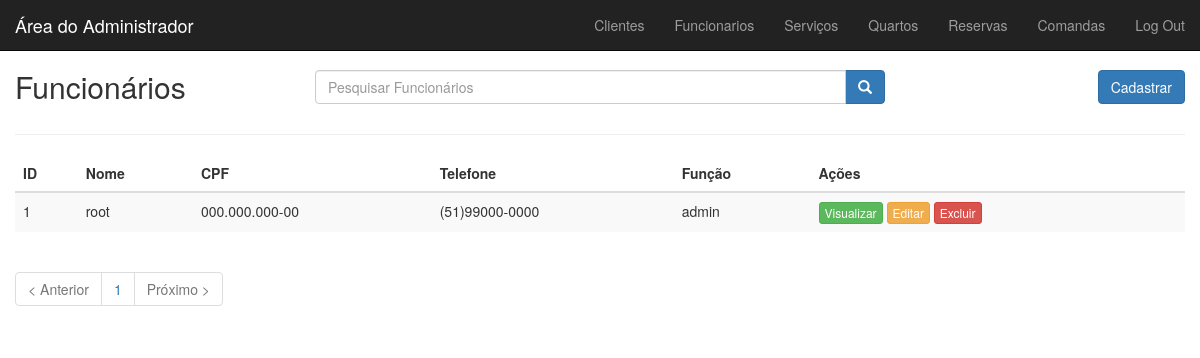
The app's page /view/telas/index_funcionario.php (signed in), older data.
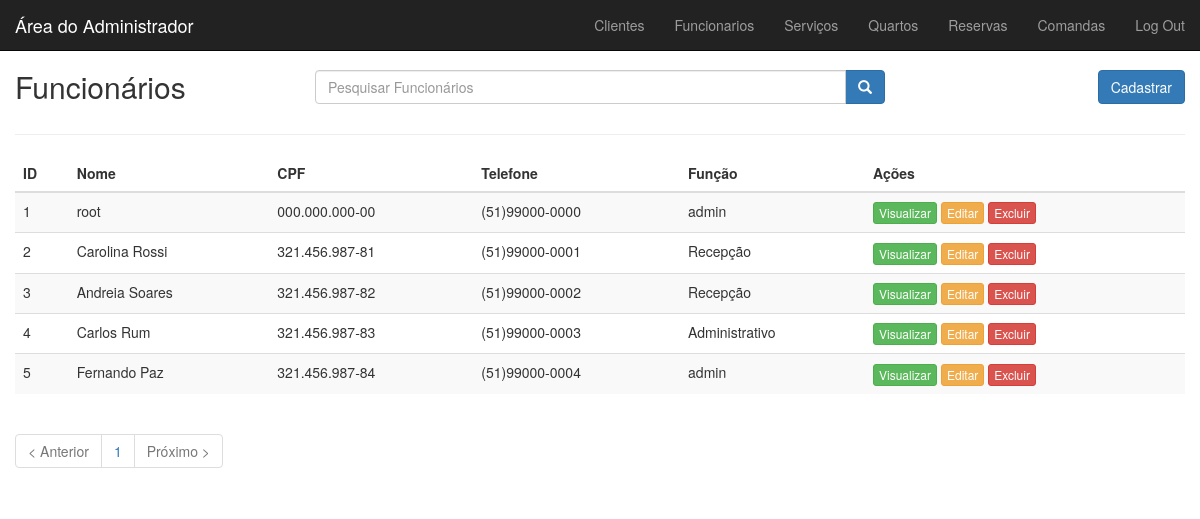
The same page, newer data.
### tables this page shows
CREATE TABLE funcionario (
     id         INTEGER PRIMARY KEY AUTO_INCREMENT
    ,nome       VARCHAR(50) NOT NULL
    ,funcao     VARCHAR(50) NOT NULL
    ,cpf        VARCHAR(15) UNIQUE NOT NULL
    ,rg         VARCHAR(13) UNIQUE NOT NULL
    ,celular    VARCHAR(15) NOT NULL
    ,salario    DECIMAL NOT NULL
    ,admissao   DATE NOT NULL
    ,demissao   DATE
    ,endereco   VARCHAR(100) NOT NULL
    ,login      VARCHAR(100) UNIQUE NOT NULL
    ,senha      VARCHAR(100) NOT NULL
    ,eh_admin   BOOLEAN NOT NULL 
);

### persistencia/FuncionarioPersistencia.php (called while the page is built, shortened)
<?php
	require_once '../../model/Funcionario.php';
	class FuncionarioPersistencia{
		public function selectAll(){
			$banco = new Banco();
			$banco->abrirConexao();
			$conn = $banco->getConexao();
			$sql = "select*from funcionario";
			$result = mysqli_query($conn,$sql);
			$funcionarios=array();
			if (mysqli_num_rows($result) > 0) {
   				 while($linha = mysqli_fetch_assoc($result)) {
					$funcionario = new Funcionario($linha['nome'],$linha['funcao'],$linha['cpf'],$linha['rg'],$linha['celular'],$linha['salario'],$linha['admissao'],$linha['demissao'],$linha['endereco'],$linha['login'],$linha['senha'],$linha['eh_admin']);
				 $funcionario->setId($linha['id']);
				 array_push($funcionarios, $funcionario);
				}
			}else{
			}
			return $funcionarios;
		}
	}
?>

### controller/FuncionarioControle.php (called while the page is built, shortened)
<?php
	require_once '../../persistencia/FuncionarioPersistencia.php';
	class FuncionarioControle{
		private $funcPers;
		public function FuncionarioControle(){
			$this->funcPers = new FuncionarioPersistencia();
		}
		public function selectAll(){
			return $this->funcPers->selectAll();
		}
	}
?>

### model/Funcionario.php (called while the page is built, shortened)
<?php
    class Funcionario {
        private $id;
        private $nome;
        private $funcao;
        private $cpf;
        private $celular;
        public function getId(){
            return $this->id;
        }
        public function setId($_id){
            $this->id = $_id;
        }
        public function getNome(){
            return $this->nome;
        }
        public function setNome($_nome){
            $this->nome = $_nome;
        }
        public function getFuncao(){
            return $this->funcao;
        }
        public function setFuncao($_funcao){
            $this->funcao = $_funcao;
        }
        public function getCpf(){
            return $this->cpf;
        }
        public function setCpf($_cpf){
            $this->cpf = $_cpf;
        }
        public function getCelular(){
            return $this->celular;
        }
        public function setCelular($_celular){
            $this->celular = $_celular;
        }
    }
?>

### view/telas/index_funcionario.php (the view, shortened to what the changed rows need)
<?php
	require_once '../../model/funcionario.php';
	require_once '../../controller/FuncionarioControle.php';
	function listar($ini,$fim,$total){
 		for ($i=$ini ; $i<$fim;$i++) {
					$id = $total[$i]->getId();
	 				echo "<tr>
						<td>" . $total[$i]->getId() . "</td>".
						"<td>". $total[$i]->getNome() ."</td>".
						"<td>". $total[$i]->getCpf() ."</td>".
						"<td>". $total[$i]->getCelular() ."</td>".
						"<td>". $total[$i]->getFuncao() ."</td>".
						"<td class=\"actions\">
						<a class=\"btn btn-success btn-xs\" href=\"view_funcionario.php?id=$id\" value=\"$id\">Visualizar</a>
						<a class=\"btn btn-warning btn-xs\" href=\"edit_funcionario.php?id=$id\" value=\"$id\">Editar</a>
						<a href=\"modal_funcionario.php?id=$id\" class=\"btn btn-danger btn-xs\" data-toggle=\"modal\" data-target=\"#delete-modal\" name='excluir'>Excluir</a>
						</td>
					</tr>";
    			}
 	}
 	$controle = new FuncionarioControle();
echo "<!DOCTYPE html>
<html lang=\"pt-br\">
<head>
 <meta charset=\"utf-8\">
 <meta http-equiv=\"X-UA-Compatible\" content=\"IE=edge\">
 <meta name=\"viewport\" content=\"width=device-width, initial-scale=1\">
 <link href=\"../vendor/bootstrap/css2/bootstrap.min.css\" rel=\"stylesheet\">
 <link href=\"../vendor/bootstrap/css2/style.css\" rel=\"stylesheet\">
</head>
<body>
 <div id=\"main\" class=\"container-fluid\" style=\"margin-top: 50px\">
 	<div id=\"top\" class=\"row\">
		<div class=\"col-sm-3\">
			<h2>Funcionários</h2>
		</div>
		<div class=\"col-sm-6\">
			<form action=\"index_funcionario.php\" method=\"post\">
			<div class=\"input-group h2\">
				<input name=\"nome_pesq\" class=\"form-control\" type=\"text\" placeholder=\"Pesquisar Funcionários\">
				<span class=\"input-group-btn\">
					<button class=\"btn btn-primary\" type=\"submit\" name=\"pesquisar\">
						<span class=\"glyphicon glyphicon-search\"></span>
					</button>
				</span>
			</div>
			</form>
		</div>
		<div class=\"col-sm-3\">
			<a href=\"add_funcionario.php\" class=\"btn btn-primary pull-right h2\">Cadastrar</a>
		</div>
	</div> ";
if (isset($_POST['pesquisar'])) {
	$nome_pesq = $_POST['nome_pesq'];
		echo "<div class=\"row\">
		<div class=\"col-sm-3\">
			<p>Mostrando Resultados da pesquisa: $nome_pesq <p>
		</div>
		<div class=\"col-sm-3\">
			<a href=\"index_funcionario.php?clean\"><button type=\"button\" class=\"btn btn-danger btn-xs\" name=\"clean\">
  				<span class=\"glyphicon glyphicon-remove\" aria-hidden=\"true\"></span>
			</button></a>
			</div>
		</div>
			";
    	$resul = $controle->selectFromName($nome_pesq);
    }else{
    	$resul = $controle->selectAll();
    }
	$max = 10;
    $total = sizeof($resul);
    $pag = ceil($total/$max);
   	$pagina = (isset($_GET['pagina']))? $_GET['pagina'] : 1;
 	$ini = ($max*$pagina)-$max;
	$fim = $ini+$max;
	if($fim > $total){
		$fim = $total;
	}
 echo"	<hr />
 	<div id=\"list\" class=\"row\">
	<div class=\"table-responsive col-md-12\">
		<table class=\"table table-striped\" cellspacing=\"0\" cellpadding=\"0\">
			<thead>
				<tr>
					<th>ID</th>
					<th>Nome</th>
					<th>CPF</th>
					<th>Telefone</th>
					<th>Função</th>
					<th class=\"actions\">Ações</th>
				</tr>
			<tbody>";
	listar($ini,$fim,$resul);
echo "</tbody>
		</table>
	</div>
	</div>
	<div id=\"bottom\" class=\"row\">
		<div class=\"col-md-12\">
			<ul class=\"pagination\">";
for ($i=1; $i < $pag+1; $i++) {
	echo"	<li class=\"\"><a href='index_funcionario.php?pagina=$i' >$i</a></li>";
}
echo"	</ul>
		</div>
	</div>
 </div>
<div class=\"modal fade\" id=\"delete-modal\" tabindex=\"-1\" role=\"dialog\" aria-labelledby=\"modalLabel\">
  <div class=\"modal-dialog\" role=\"document\">
    <div class=\"modal-content\">
      </div>
  </div>
  </div>
 <script src=\"../vendor/jquery/jquery.min.js\"></script>
 <script src=\"../vendor/bootstrap/js/bootstrap.min.js\"></script>
 <script src=\"https://ajax.googleapis.com/ajax/libs/jquery/1.11.3/jquery.min.js\"></script>
<script src=\"https://maxcdn.bootstrapcdn.com/bootstrap/3.3.5/js/bootstrap.min.js\"></script>
</body>
</html>";
?>

Row changes from the older to the newer data that the page shows:
added funcionario: id "2", nome "Carolina Rossi", cpf "321.456.987-81", celular "(51)99000-0001", funcao "Recepção"
added funcionario: id "3", nome "Andreia Soares", cpf "321.456.987-82", celular "(51)99000-0002", funcao "Recepção"
added funcionario: id "4", nome "Carlos Rum", cpf "321.456.987-83", celular "(51)99000-0003", funcao "Administrativo"
added funcionario: id "5", nome "Fernando Paz", cpf "321.456.987-84", celular "(51)99000-0004", funcao "admin"
